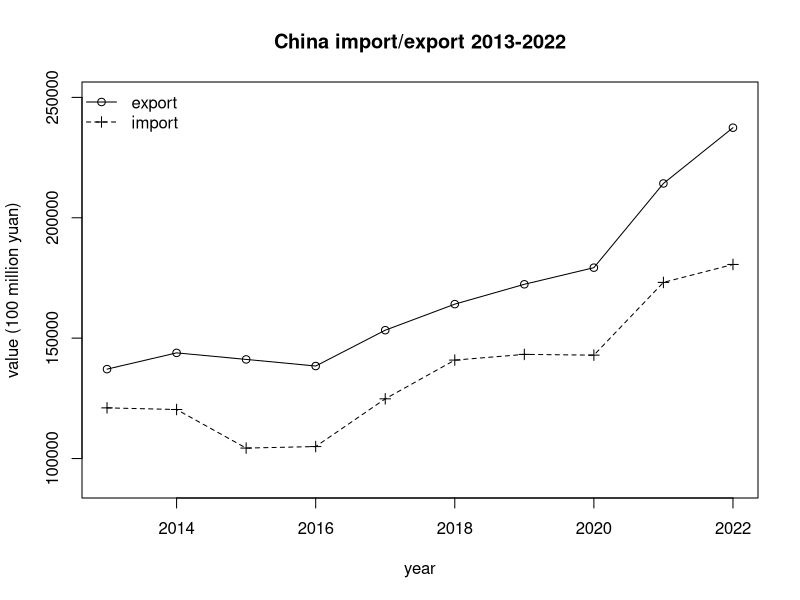
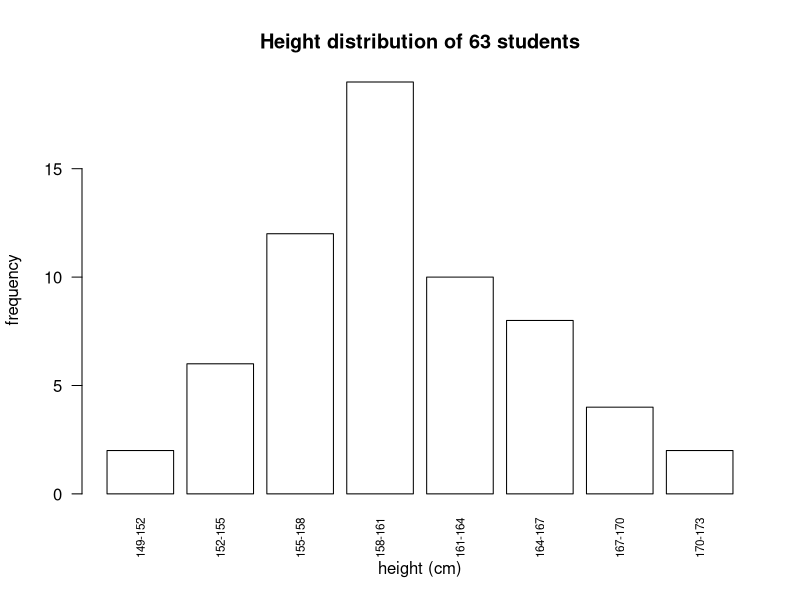
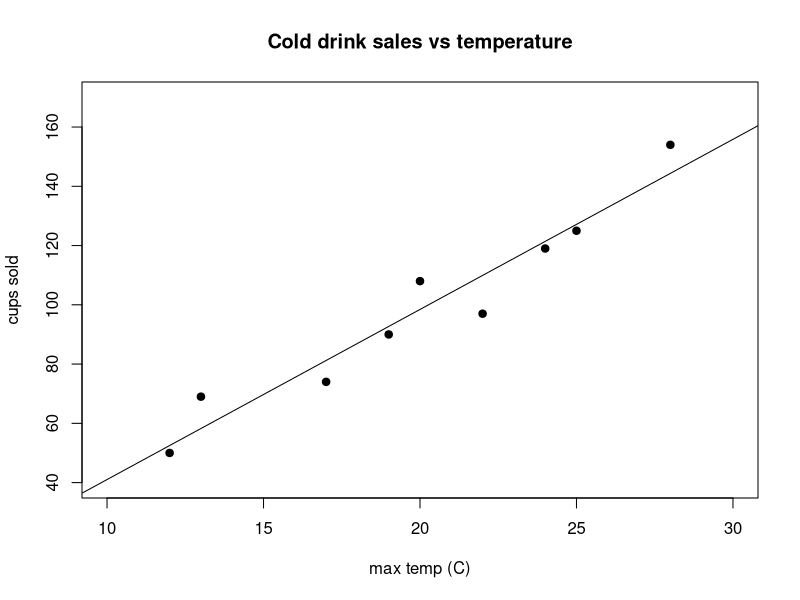

The R script that drew these images, in order:
setwd("C:/Users/18904/Github/junior-mathematics/codes")
if(!dir.exists("../figures"))dir.create("../figures")

# week57-1: composite line chart of import/export 2013-2022
draw1=function(){
  yrs=2013:2022
  exp=c(137131,143884,141167,138419,153309,164129,172374,179279,214255,237412)
  imp=c(121038,120358,104336,104967,124790,140881,143254,142936,173159,180600)
  plot(yrs,exp,type="o",pch=1,ylim=c(90000,250000),xlab="year",ylab="value (100 million yuan)",
       main="China import/export 2013-2022",lwd=1)
  lines(yrs,imp,type="o",pch=3,lty=2,lwd=1)
  legend("topleft",c("export","import"),lty=c(1,2),pch=c(1,3),bty="n")
}
cairo_pdf("../figures/week57-1.pdf",width=4,height=4,family="sans");draw1();dev.off()
svglite::svglite("../figures/week57-1.svg",width=4,height=4);draw1();dev.off()

# week57-2: histogram of heights 149-173, bin width 3
draw2=function(){
  breaks=seq(149,173,3)
  freq=c(2,6,12,19,10,8,4,2)
  barplot(freq,names.arg=paste0(breaks[-length(breaks)],"-",breaks[-1]),
          col="white",border="black",xlab="height (cm)",ylab="frequency",
          main="Height distribution of 63 students",las=2,cex.names=0.7)
}
cairo_pdf("../figures/week57-2.pdf",width=4,height=4,family="sans");draw2();dev.off()
svglite::svglite("../figures/week57-2.svg",width=4,height=4);draw2();dev.off()

# week57-3: scatter trend chart cold drink vs temperature
draw3=function(){
  temp=c(12,13,17,19,20,22,24,25,28)
  cups=c(50,69,74,90,108,97,119,125,154)
  plot(temp,cups,xlim=c(10,30),ylim=c(40,170),pch=19,xlab="max temp (C)",ylab="cups sold",
       main="Cold drink sales vs temperature")
  abline(lm(cups~temp),lty=1)
}
cairo_pdf("../figures/week57-3.pdf",width=4,height=4,family="sans");draw3();dev.off()
svglite::svglite("../figures/week57-3.svg",width=4,height=4);draw3();dev.off()
